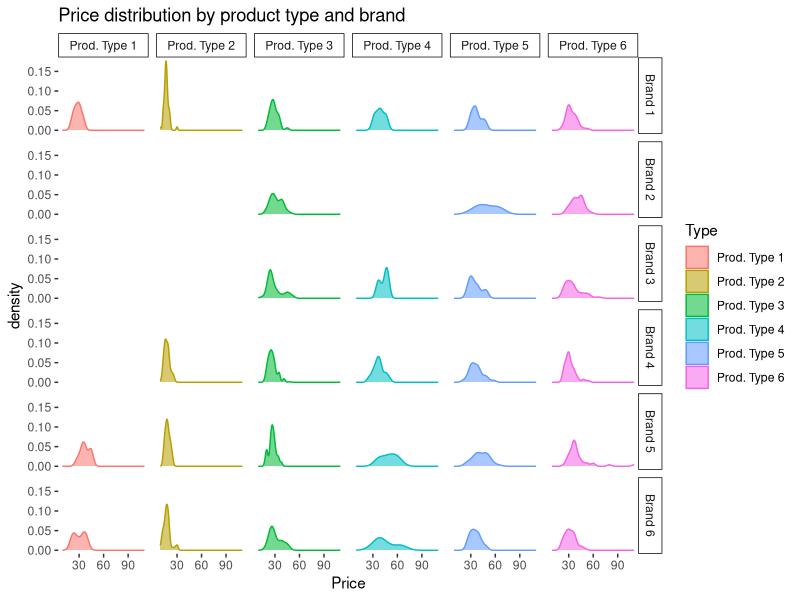

This figure's R source:
library(ggplot2)

#Import datasets
dataset <- read.csv('prices.csv')
brand_products <- read.csv('brand-products.csv')

#Chart functions
chart1 <- function() {
  
  df <- subset(dataset, 
               Channel != "Channel 7" & 
               Brand   != "Brand 7"   &
               Prod.Type %in% c("Prod. Type 1", "Prod. Type 2", "Prod. Type 3",
                                "Prod. Type 4", "Prod. Type 5", "Prod. Type 6")
               )
  
  df <- (aggregate(df$Price, by=list(Brand = df$Brand, Date = df$Date), 
                           FUN=mean, na.rm=TRUE))
  
  colnames(df) <- c("Brand", "Date", "AvgPrice")
  
  p <- ggplot(df, aes(x=Date, y=AvgPrice, group=Brand, color=Brand)) + 
    geom_line(size=1, linetype="dashed") +
    geom_point() +
    ggtitle("Average price time series by brand") + ylab("Average Price") + xlab("")
  
  return(p)
}

chart2 <- function() {
  
  df <- subset(dataset, 
               Channel != "Channel 7" & 
               Brand   != "Brand 7"   &
               Prod.Type %in% c("Prod. Type 1", "Prod. Type 2", "Prod. Type 3",
                                "Prod. Type 4", "Prod. Type 5", "Prod. Type 6")
  )
  
  df <- (aggregate(df$Price, by=list(Brand = df$Brand, Date = df$Date, Type = df$Prod.Type), 
                   FUN=mean, na.rm=TRUE))
  
  colnames(df) <- c("Brand", "Date", "Type", "AvgPrice")
  
  p <- ggplot(df, aes(x=Date, y=AvgPrice, group=Brand, color=Brand)) + 
    geom_line(size=1, linetype="dashed") +
    geom_point() +
    ggtitle("Average price time series by brand and product type") + ylab("Average Price") + xlab("") +
    scale_x_discrete(limits=c("Date1","Date2","Date3", "Date4")) +
    facet_wrap(~Type, scale="free")

  return(p)
}

chart3 <- function() {
  
  df <- subset(dataset, 
               Date == "Date4" & 
               City %in% c("City 5", "City 4", "City 1") & 
               Prod.Type %in% c("Prod. Type 2", "Prod. Type 3", "Prod. Type 5", 
                                "Prod. Type 6")
               )

  df$Brand[df$Brand=="Brand 1"] <- "B1"
  df$Brand[df$Brand=="Brand 2"] <- "B2"
  df$Brand[df$Brand=="Brand 3"] <- "B3"
  df$Brand[df$Brand=="Brand 4"] <- "B4"
  df$Brand[df$Brand=="Brand 5"] <- "B5"
  df$Brand[df$Brand=="Brand 6"] <- "B6"
  
  df$Product <- NULL
  df$Channel <- NULL
  df$Date <- NULL
  
  colnames(df) <- c("City", "Price", "Brand", "Type")
  
  p <- ggplot(df, aes(x=Brand, y=Price, color=Brand)) +
    geom_boxplot() +
    facet_grid(~City~Type, scale = "free")
  
  return(p)
}

chart4 <- function() {
  
  df <- subset(dataset, 
               Date == "Date4" &  
               Channel != "Channel 7" & 
               Brand   != "Brand 7"   &
               Prod.Type %in% c("Prod. Type 1", "Prod. Type 2", "Prod. Type 3", 
                                "Prod. Type 4", "Prod. Type 5", "Prod. Type 6.") &
               !is.na(Price)
        )
  
  p <- 
    ggplot(df, aes(y = City, x = Brand, color = Brand)) +
    ggtitle("Brand presence - number of products/prices registered (n) by location") +
    theme(axis.title.x=element_blank(), axis.title.y=element_blank()) +
    geom_count(aes(size = stat(n))) +
    scale_size_area(max_size = 20) +
    theme(axis.text.x = element_text(angle = 40, hjust = 1)) +
    coord_flip()
  
  p <- p + geom_text(data = ggplot_build(p)$data[[1]], 
                aes(x, y, label = n), color = "#ffffff")
  
  return(p)  
  
}

chart5 <- function() {
  
  df <- subset(dataset, 
               Date == "Date4" &  
               Channel != "Channel 7" & 
               Brand   != "Brand 7"   &
               Prod.Type %in% c("Prod. Type 2", "Prod. Type 3", "Prod. Type 5", 
                                "Prod. Type 6") &
              !is.na(Price)
  )
  
  df$Channel <-  NULL
  df$Date <-  NULL
  colnames(df) <- c("Product", "City", "Price", "Brand", "Type")
  
  p <- ggplot(df, aes(y = City, x = Brand, color = Brand)) +
    ggtitle("Brand presence - number of products/prices registered (n) by location") +
    theme(axis.title.x=element_blank(), axis.title.y=element_blank()) +
    geom_count(aes(size = stat(n))) +
    scale_size_area(max_size = 10) +
    theme(axis.text.x = element_text(angle = 40, hjust = 1)) +
    geom_bar(data = brand_products, aes(x = Brand, y = Num.Products, fill = Brand),width =0.7,  alpha = 0.4, stat = "identity") +
    facet_wrap(~Type) +
    coord_flip()  
  
  return(p)
  
}

chart6 <- function() {
  
  df <- subset(dataset, 
                 Date == "Date4" &  
                 Channel != "Channel 7" & 
                 Brand   != "Brand 7"   &
                 Prod.Type %in% c("Prod. Type 2", "Prod. Type 3", "Prod. Type 4", 
                                  "Prod. Type 6") &
                 !is.na(Price)
  )
  
  df$Channel <-  NULL
  df$Date <-  NULL
  colnames(df) <- c("Product", "City", "Price", "Brand", "Type")
  
  p <-  ggplot(df, aes(Price, colour=Type, fill=Type)) + 
        ggtitle("Price distribution by product type") +
        geom_density(alpha=0.55)
  
  return(p)
}

chart7 <- function() {
  
  df <- subset(dataset, 
                 Date == "Date4" &  
                 Channel != "Channel 7" & 
                 Brand   != "Brand 7"   &
                 Prod.Type %in% c("Prod. Type 1", "Prod. Type 2", "Prod. Type 3", 
                                  "Prod. Type 4", "Prod. Type 5", "Prod. Type 6") &
                 !is.na(Price)
  )
  
  df$Channel <-  NULL
  df$Date <-  NULL
  colnames(df) <- c("Product", "City", "Price", "Brand", "Type")
  
  p <-  ggplot(df, aes(Price, colour=Type, fill=Type)) + 
        ggtitle("Price distribution by product type and brand") +
        geom_density(alpha=0.55) +
        theme(panel.background = element_rect(fill = 'white')) +
        theme(strip.background =element_rect(color="black", fill="white", linetype="solid" )) +
        facet_grid(~Brand~Type)
  
  return(p)
}

#Plot rendering
p <- chart1()
p <- chart2()
p <- chart3()
p <- chart4()
p <- chart5()
p <- chart6()
p <- chart7()

p
